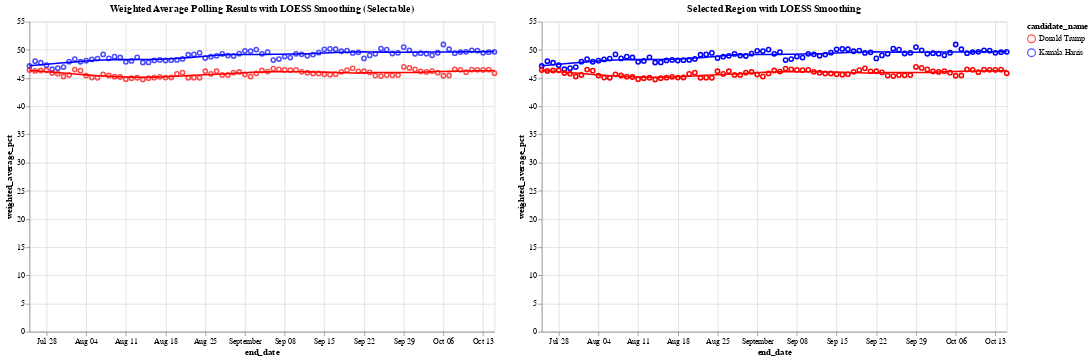

The notebook cell this image was saved under:
### Markdown cell above
Let's look at the loess smoothed curve of this

### Code cell
# Define the color scale for the two candidates
color_scale = alt.Scale(domain=['Donald Trump', 'Kamala Harris'], range=['red', 'blue'])

# Step 1: Create a selection brush for the horizontal axis (end_date)
brush = alt.selection_interval(encodings=['x'])  # Brush selection on the x-axis

# Step 2: Create the base chart with points and LOESS smoothing (Chart 1)
base = alt.Chart(df_weighted_averages).mark_point().encode(
    x='end_date:T',
    y='weighted_average_pct:Q',
    color=alt.Color('candidate_name:N', scale=color_scale)
)

loess = base.transform_loess(
    'end_date', 'weighted_average_pct', groupby=['candidate_name'], bandwidth=0.3
).mark_line()

chart1 = (base + loess).add_params(
    brush  # Add the brush selection to Chart 1
).properties(
    title='Weighted Average Polling Results with LOESS Smoothing (Selectable)',
    width=600,
    height=400
)

# Step 3: Create the side-by-side chart that will show the selected region with tooltip

# Apply the same selection filter to both points and LOESS in chart2
selected_points = base.encode(
    opacity=alt.condition(brush, alt.value(1), alt.value(0)),  # Highlight only selected points
    tooltip=['end_date:T', 'candidate_name:N', 'weighted_average_pct:Q']  # Add tooltip for points
).transform_filter(
    brush  # Filter by brush selection
)

# Apply LOESS smoothing for the selected range
selected_loess = alt.Chart(df_weighted_averages).transform_loess(
    'end_date', 'weighted_average_pct', groupby=['candidate_name'], bandwidth=0.3
).mark_line().encode(
    x='end_date:T',
    y='weighted_average_pct:Q',
    color=alt.Color('candidate_name:N', scale=color_scale),
    tooltip=['end_date:T', 'candidate_name:N', 'weighted_average_pct:Q']
).transform_filter(
    brush  # Filter the LOESS line by the brush selection
)

# Combine selected points and LOESS for the second chart
chart2 = (selected_points + selected_loess).properties(
    title='Selected Region with LOESS Smoothing',
    width=600,
    height=400
)

# Combine the two charts side by side
final_chart = alt.hconcat(chart1, chart2)

# Display the final chart
final_chart.show()

### Figure 1 — Vega-Lite specification as saved in the notebook (floating-point values rounded to 4 significant figures; data arrays with more than 128 entries replaced by an {"elided": "..."} marker saying what was removed)
{"config": {"view": {"continuousWidth": 300, "continuousHeight": 300}}, "hconcat": [{"layer": [{"mark": {"type": "point"}, "encoding": {"color": {"field": "candidate_name", "scale": {"domain": ["Donald Trump", "Kamala Harris"], "range": ["red", "blue"]}, "type": "nominal"}, "x": {"field": "end_date", "type": "temporal"}, "y": {"field": "weighted_average_pct", "type": "quantitative"}}, "name": "view_1"}, {"mark": {"type": "line"}, "encoding": {"color": {"field": "candidate_name", "scale": {"domain": ["Donald Trump", "Kamala Harris"], "range": ["red", "blue"]}, "type": "nominal"}, "x": {"field": "end_date", "type": "temporal"}, "y": {"field": "weighted_average_pct", "type": "quantitative"}}, "transform": [{"loess": "weighted_average_pct", "on": "end_date", "bandwidth": 0.3, "groupby": ["candidate_name"]}]}], "height": 400, "title": "Weighted Average Polling Results with LOESS Smoothing (Selectable)", "width": 600}, {"layer": [{"mark": {"type": "point"}, "encoding": {"color": {"field": "candidate_name", "scale": {"domain": ["Donald Trump", "Kamala Harris"], "range": ["red", "blue"]}, "type": "nominal"}, "opacity": {"condition": {"param": "param_1", "value": 1}, "value": 0}, "tooltip": [{"field": "end_date", "type": "temporal"}, {"field": "candidate_name", "type": "nominal"}, {"field": "weighted_average_pct", "type": "quantitative"}], "x": {"field": "end_date", "type": "temporal"}, "y": {"field": "weighted_average_pct", "type": "quantitative"}}, "transform": [{"filter": {"param": "param_1"}}]}, {"mark": {"type": "line"}, "encoding": {"color": {"field": "candidate_name", "scale": {"domain": ["Donald Trump", "Kamala Harris"], "range": ["red", "blue"]}, "type": "nominal"}, "tooltip": [{"field": "end_date", "type": "temporal"}, {"field": "candidate_name", "type": "nominal"}, {"field": "weighted_average_pct", "type": "quantitative"}], "x": {"field": "end_date", "type": "temporal"}, "y": {"field": "weighted_average_pct", "type": "quantitative"}}, "transform": [{"loess": "weighted_average_pct", "on": "end_date", "bandwidth": 0.3, "groupby": ["candidate_name"]}, {"filter": {"param": "param_1"}}]}], "height": 400, "title": "Selected Region with LOESS Smoothing", "width": 600}], "data": {"name": "data-419bc87b7ae567adb916e5a8788a9a1b"}, "params": [{"name": "param_1", "select": {"type": "interval", "encodings": ["x"]}, "views": ["view_1"]}], "$schema": "https://vega.github.io/schema/vega-lite/v5.20.1.json", "datasets": {"data-419bc87b7ae567adb916e5a8788a9a1b": {"elided": "166 records"}}}
